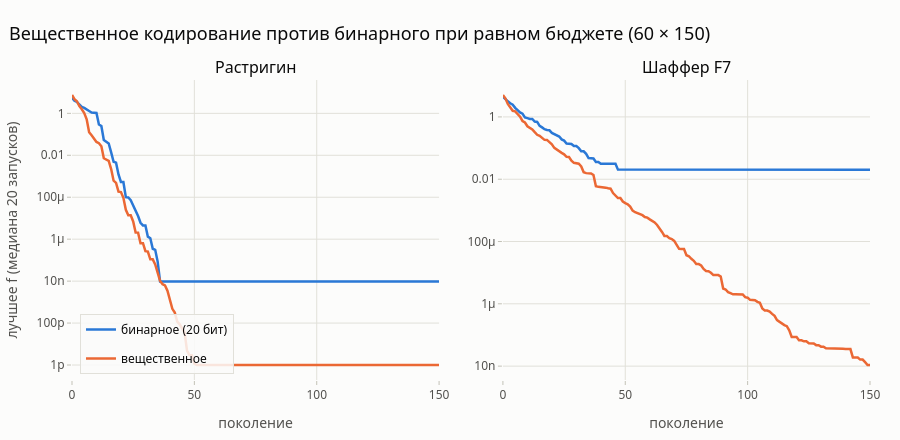

Notebook cell for this chart:
### Code cell
fig = make_subplots(rows=1, cols=2, horizontal_spacing=0.08, subplot_titles=('Растригин', 'Шаффер F7'))
for c, fname in enumerate(['Растригин', 'Шаффер F7'], start=1):
    for k, enc in enumerate(['бинарное (20 бит)', 'вещественное']):
        cur = cmp_curves[(fname, enc)]
        fig.add_trace(go.Scatter(x=np.arange(len(cur)), y=np.maximum(cur, 1e-12), mode='lines', name=enc, legendgroup=enc,
                                 showlegend=c == 1, line=dict(color=PALETTE[k], width=2.5)), 1, c)
    fig.update_xaxes(title_text='поколение', row=1, col=c)
fig.update_yaxes(type='log', title_text='лучшее f (медиана 20 запусков)', row=1, col=1)
fig.update_yaxes(type='log', row=1, col=2)
fig.update_layout(title='Вещественное кодирование против бинарного при равном бюджете (60 × 150)', height=440,
                  legend=dict(x=0.01, y=0.02, yanchor='bottom'))
save(fig, 'A3_real_vs_binary', width=1250, height=440)
fig.show()

### Figure 1 — Plotly figure (JSON) as saved in the notebook; plotly's stock layout.template omitted (floating-point values rounded to 4 significant figures; data arrays with more than 128 entries replaced by an {"elided": "..."} marker saying what was removed)
{"data": [{"legendgroup": "бинарное (20 бит)", "line": {"color": "#2a78d6", "width": 2.5}, "mode": "lines", "name": "бинарное (20 бит)", "showlegend": true, "type": "scatter", "x": {"elided": "151 int values"}, "xaxis": "x", "y": {"elided": "151 float values"}, "yaxis": "y"}, {"legendgroup": "вещественное", "line": {"color": "#eb6834", "width": 2.5}, "mode": "lines", "name": "вещественное", "showlegend": true, "type": "scatter", "x": {"elided": "151 int values"}, "xaxis": "x", "y": {"elided": "151 float values"}, "yaxis": "y"}, {"legendgroup": "бинарное (20 бит)", "line": {"color": "#2a78d6", "width": 2.5}, "mode": "lines", "name": "бинарное (20 бит)", "showlegend": false, "type": "scatter", "x": {"elided": "151 int values"}, "xaxis": "x2", "y": {"elided": "151 float values"}, "yaxis": "y2"}, {"legendgroup": "вещественное", "line": {"color": "#eb6834", "width": 2.5}, "mode": "lines", "name": "вещественное", "showlegend": false, "type": "scatter", "x": {"elided": "151 int values"}, "xaxis": "x2", "y": {"elided": "151 float values"}, "yaxis": "y2"}], "layout": {"annotations": [{"font": {"size": 16}, "showarrow": false, "text": "Растригин", "x": 0.23, "xanchor": "center", "xref": "paper", "y": 1.0, "yanchor": "bottom", "yref": "paper"}, {"font": {"size": 16}, "showarrow": false, "text": "Шаффер F7", "x": 0.77, "xanchor": "center", "xref": "paper", "y": 1.0, "yanchor": "bottom", "yref": "paper"}], "height": 440, "legend": {"x": 0.01, "y": 0.02, "yanchor": "bottom"}, "title": {"text": "Вещественное кодирование против бинарного при равном бюджете (60 × 150)"}, "xaxis": {"anchor": "y", "domain": [0.0, 0.46], "title": {"text": "поколение"}}, "xaxis2": {"anchor": "y2", "domain": [0.54, 1.0], "title": {"text": "поколение"}}, "yaxis": {"anchor": "x", "domain": [0.0, 1.0], "title": {"text": "лучшее f (медиана 20 запусков)"}, "type": "log"}, "yaxis2": {"anchor": "x2", "domain": [0.0, 1.0], "type": "log"}}}
